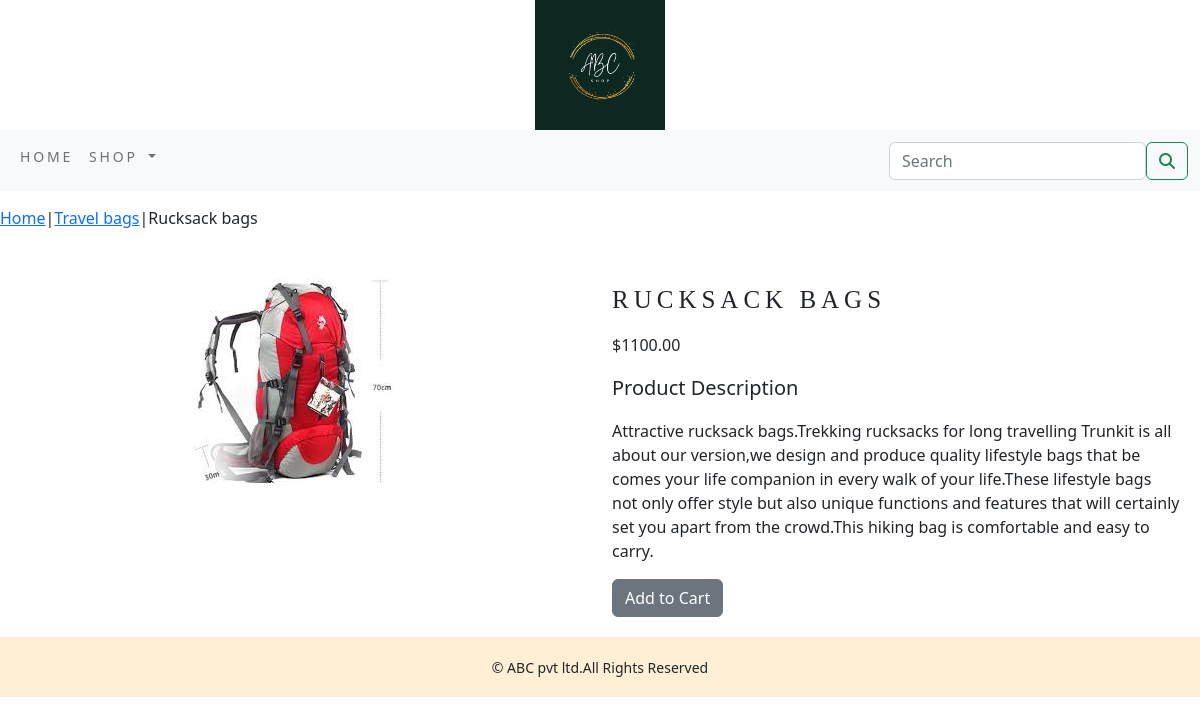
The app's page /shop/travel-bags/rucksack-bags/ with its own data.
### shopapp/models.py (models this page shows, shortened)
class Product(models.Model):
    name=models.CharField(max_length=250,unique=True)
    slug=models.SlugField(max_length=250,unique=True)
    description = models.TextField(blank=True)
    price=models.DecimalField(max_digits=10,decimal_places=2)
    category=models.ForeignKey(Category,on_delete=models.CASCADE)
    image=models.ImageField(upload_to='product',blank=True)
    stock=models.IntegerField()
    available=models.BooleanField(default=True)
    created=models.DateTimeField(auto_now_add=True)
    updated=models.DateTimeField(auto_now=True)
    class Meta:
        ordering = ('name',)
        verbose_name = 'product'
        verbose_name_plural = 'products'

class Category(models.Model):
    name=models.CharField(max_length=250,unique=True)
    slug=models.SlugField(max_length=250,unique=True)
    description=models.TextField(blank=True)
    image=models.ImageField(upload_to='category',blank=True)
    class Meta:
        ordering=('name',)
        verbose_name='category'
        verbose_name_plural='categories'
    def get_url(self):
       return reverse('shopapp:products_by_category',args=[self.slug])
    def __str__(self):
        return '{}'.format(self.name)

### shopapp/views.py (the view)
# urls.py: path('<slug:c_slug>/<slug:product_slug>/', views.proDetail, name='prodCatDetail')
def proDetail(request,c_slug,product_slug):
    try:
        product=Product.objects.get(category__slug=c_slug,slug=product_slug)
    except Exception as e:
        raise e
    return render(request,"product.html",{'product':product})

### cart_app/context_processors.py (called while the page is built)
def counter(request):
    item_count= 0
    if 'admin' in request.path:
        return {}
    else:
        try:
            cart=Cart.objects.filter(cart_id=_cart_id(request))
            cart_items=CartItem.objects.all().filter(cart=cart[:1])
            for cart_item in cart_items:
                item_count += cart_item.quantity
        except Cart.DoesNotExist:
            item_count=0
    return dict(item_count=item_count)

### cart_app/views.py (called while the page is built)
def _cart_id(request):
    cart=request.session.session_key
    if not cart:
        cart=request.session.create()
    return cart

### shopapp/context_processors.py (called while the page is built)
def menu_links(request):
    links=Category.objects.all()
    return dict(links=links)

### templates/product.html (shortened to what this page needs)
{% extends 'base.html' %}
{% load static %}
{% block content %}
<div class="row my_prod_row_class">
    <div class="mx-auto">
        <p><a href="{% url 'shopapp:allProdCat' %}">Home</a>|<a href="{{product.category.get_url}}">{{product.category}}</a>|{{product.name}}</p>
    </div>
<div class="container">
    <br>
    <div class="row">
        <div class="col-12 col-sm-12 col-md-12 col-lg-6 text-center">
            <div style="min-width:18rem">
            <img src="{{product.image.url}}" alt="{{product.name}}">
            </div>
        </div>
        <div class="col-12 col-sm-12 col-md-12 col-lg-6">
            <div>
            <h1 class="my_prod_title">{{product.name}}</h1>
            <p>${{product.price}}</p>
            <p class="my_title">Product Description</p>
            <p class="text-justify my_prod_text">{{product.description}}</p>
            {% if product.stock <= 0 %}
            <p class="text_justify my_prod_text"><b>Out of Stock</b></p>
            {% else %}
            <a class="btn btn-secondary" href="{% url 'cart_app:add_cart' product.id %}">Add to Cart</a>
            {% endif %}
        </div>
           </div>
        </div>
    </div>
</div>
{% endblock %}

### static/css/custom.css (style rules this page uses)
body { font-family: 'Arima'; }
.my_prod_row_class { padding-top:15px; padding-bottom:20px; }
.my_prod_title { font-family: 'Roboto Slab', serif; font-size:25px; text-transform:uppercase; letter-spacing: .2em; padding-top:15px; padding-bottom:10px; }
.my_prod_text { padding-right:20px; }
.my_title { font-size:20px; }

### records on screen
Product: category "Travel bags", name "Rucksack bags", image (picture), name "RUCKSACK BAGS", price "1100.00", description "Attractive rucksack bags.Trekking rucksacks for long travelling Trunkit is all about our version,we design and produce quality lifestyle bags that be comes your life companion in every walk of your life.These lifestyle bags not only offer style but also unique functions and features that will certainly set you apart from the crowd.This hiking bag is comfortable and easy to carry."
